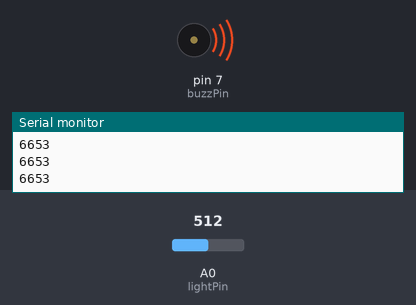
Simulated run of this sketch. Board: Arduino Uno, built with avr-gcc and run on an emulated ATmega328P. Parts: buzzer (waves = sounding), the last lines printed to the serial monitor. Inputs (shaded band) come from the test bench; at power-on: A0 (lightPin) = 512.

Above: at 1.2 s.
1.3 s: A0 (lightPin) set to 0
At 2.5 s:
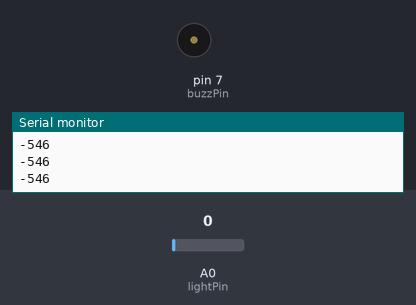
2.8 s: A0 (lightPin) set to 122
At 3.8 s:
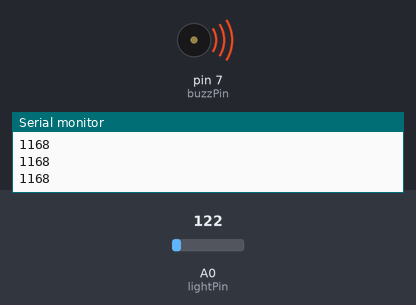
4.3 s: A0 (lightPin) set to 1023
At 4.82 s:
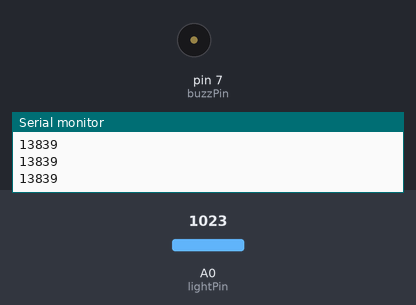
Timing chart, 0 to 7.3 s (numbered marks = the images above; inputs shaded):
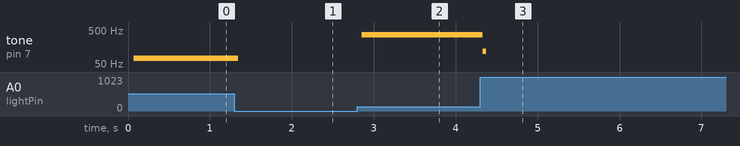

Measured:
- after the input at 1.3 s, tone on pin 7 (buzzPin): 73 Hz → silent after 0.05 s
- after the input at 2.8 s, tone on pin 7 (buzzPin): silent → 365 Hz after 0.05 s
- after the input at 4.3 s, tone on pin 7 (buzzPin): 365 Hz → 119 Hz at once, → silent 0.04 s later

The sketch:

variable_buzztone_with_photoresistor.ino
```cpp
int lightPin=A0;
int buzzPin=7;
int lightVal;
int toneVal;

void setup() {
  // put your setup code here, to run once:
Serial.begin(115200);
pinMode(lightPin, INPUT);
pinMode(buzzPin, OUTPUT);
}

void loop() {
  // put your main code here, to run repeatedly:
lightVal=analogRead(lightPin);
toneVal=(900./64.)*lightVal-((900./64.)*110-1000);
Serial.println(toneVal);
digitalWrite(buzzPin, HIGH);
delayMicroseconds(toneVal);
digitalWrite(buzzPin, LOW);
delayMicroseconds(toneVal);
}
```
